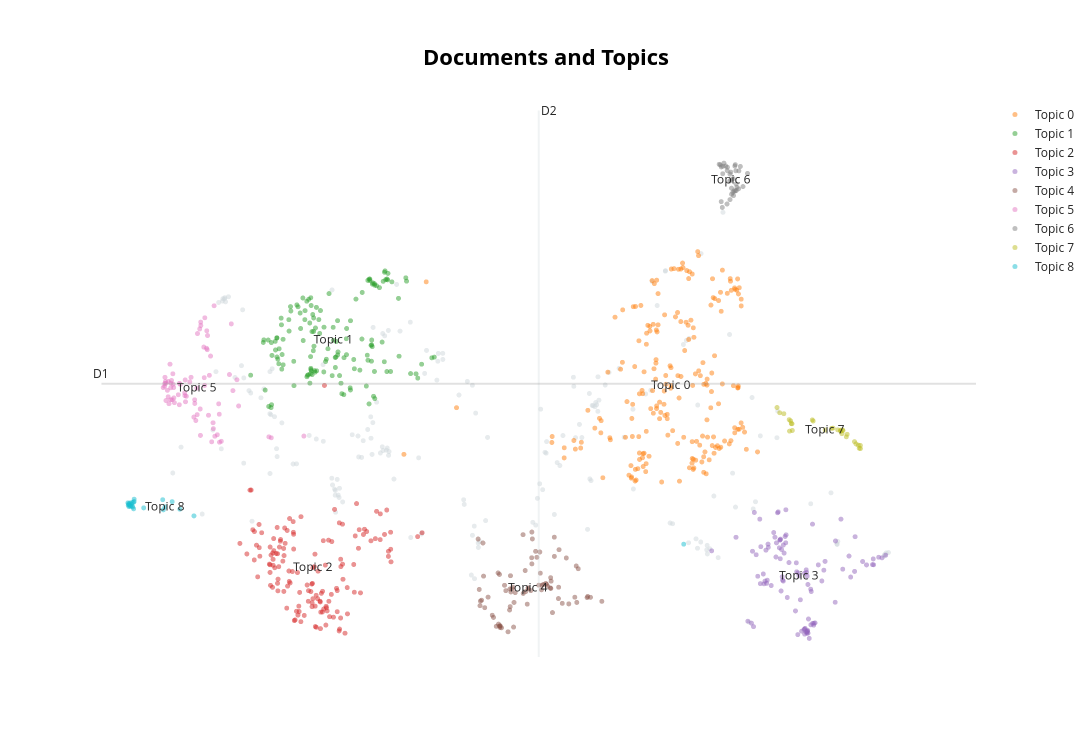

The code cell stored with this chart in its notebook:
### Code cell
topic_model.set_topic_labels(["Topic -1", "Topic 0", "Topic 1", "Topic 2", "Topic 3", "Topic 4", "Topic 5", "Topic 6", "Topic 7", "Topic 8"])
topic_model.visualize_documents(docs, custom_labels=True)
